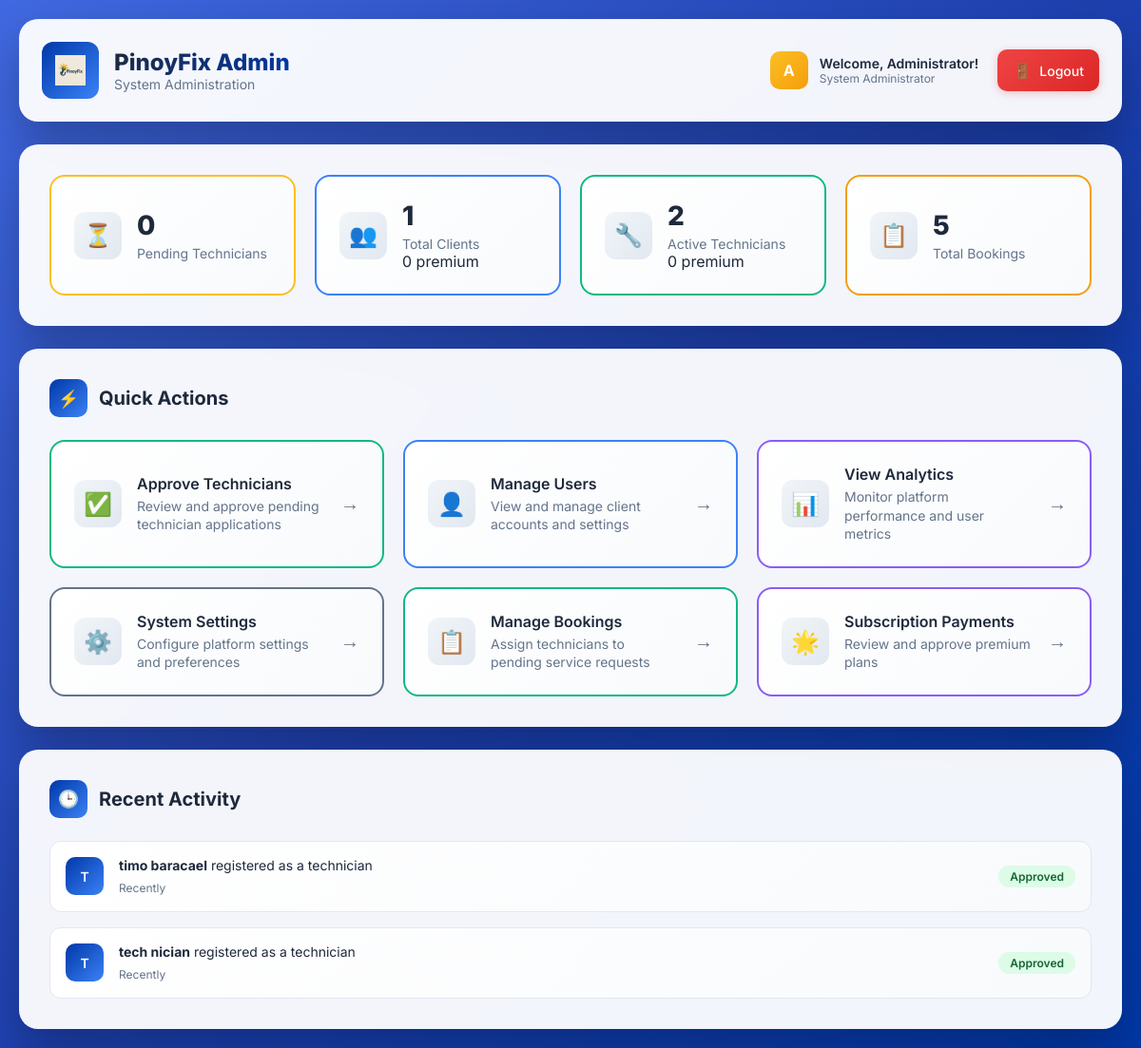
Screenshot of /admin/admin_dashboard.php (signed in) with the database file from the repository.
### tables this page shows
CREATE TABLE `technician` (
  `Technician_ID` int(11) NOT NULL,
  `Admin_ID` int(11) DEFAULT NULL,
  `Technician_FN` varchar(255) DEFAULT NULL,
  `Technician_LN` varchar(255) DEFAULT NULL,
  `Technician_Email` varchar(255) DEFAULT NULL,
  `Technician_Pass` varchar(255) DEFAULT NULL,
  `Technician_Phone` varchar(255) DEFAULT NULL,
  `Specialization` varchar(255) DEFAULT NULL,
  `Service_Pricing` varchar(255) DEFAULT NULL,
  `Service_Location` varchar(255) DEFAULT NULL,
  `Status` varchar(255) DEFAULT NULL,
  `Ratings` varchar(255) DEFAULT NULL,
  `Technician_Profile` varchar(255) DEFAULT NULL,
  `Tech_Certificate` varchar(255) DEFAULT NULL,
  `Is_Subscribed` tinyint(1) NOT NULL DEFAULT 0,
  `Subscription_Expires` datetime DEFAULT NULL
);

### admin/admin_dashboard.php (the view, shortened to what this page needs)
<!DOCTYPE html>
<html lang="en">
<head>
    <link rel="stylesheet" href="../css/admin_dashboard.css">
</head>
<body>
    <div class="admin-container">
        <header class="admin-header">
            <div class="header-content">
                <div class="logo-section">
                    <div class="logo-circle">
                        <img src="../images/pinoyfix.png" alt="PinoyFix Logo" class="logo-img">
                    </div>
                    <div>
                        <h1 class="brand-title">PinoyFix Admin</h1>
                        <p class="subtitle">System Administration</p>
                    </div>
                </div>
                <div class="header-right">
                    <div class="admin-info">
                        <div class="admin-avatar">
                            <span>A</span>
                        </div>
                        <div class="admin-details">
                            <p class="admin-name">Welcome, <?php echo htmlspecialchars($_SESSION['user_name']); ?>!</p>
                            <p class="admin-role">System Administrator</p>
                        </div>
                    </div>
                    <a href="../logout.php" class="logout-btn">
                        <span class="logout-icon">🚪</span>
                        Logout
                    </a>
                </div>
            </div>
        </header>
        <section class="stats-section">
            <div class="stats-grid">
                <?php
                include '../connection.php';
                try {
                    $pending_techs = $conn->query("SELECT COUNT(*) as count FROM technician WHERE Status = 'pending'")->fetch_assoc()['count'];
                } catch (Exception $e) {
                    $pending_techs = 0;
                }
                try {
                    $total_techs = $conn->query("SELECT COUNT(*) as count FROM technician WHERE Status = 'approved'")->fetch_assoc()['count'];
                } catch (Exception $e) {
                    $total_techs = 0;
                }
                try {
                    $total_clients = $conn->query("SELECT COUNT(*) as count FROM client")->fetch_assoc()['count'];
                } catch (Exception $e) {
                    $total_clients = 0;
                }
                try {
                    $total_bookings = $conn->query("SELECT COUNT(*) as count FROM booking")->fetch_assoc()['count'];
                } catch (Exception $e) {
                    $total_bookings = 0;
                }
                try {
                    $premium_clients = $conn->query("SELECT COUNT(*) as count FROM client WHERE Is_Subscribed = 1 AND (Subscription_Expires IS NULL OR Subscription_Expires = '0000-00-00 00:00:00' OR Subscription_Expires > NOW())")->fetch_assoc()['count'];
                } catch (Exception $e) {
                    $premium_clients = 0;
                }
                try {
                    $premium_techs = $conn->query("SELECT COUNT(*) as count FROM technician WHERE Is_Subscribed = 1 AND (Subscription_Expires IS NULL OR Subscription_Expires = '0000-00-00 00:00:00' OR Subscription_Expires > NOW())")->fetch_assoc()['count'];
                } catch (Exception $e) {
                    $premium_techs = 0;
                }
                ?>
                <div class="stat-card pending">
                    <div class="stat-icon">⏳</div>
                    <div class="stat-info">
                        <h3><?php echo $pending_techs; ?></h3>
                        <p>Pending Technicians</p>
                    </div>
                </div>
                <div class="stat-card info">
                    <div class="stat-icon">👥</div>
                    <div class="stat-info">
                        <h3><?php echo $total_clients; ?></h3>
                        <p>Total Clients</p>
                        <span class="stat-subtitle"><?php echo $premium_clients; ?> premium</span>
                    </div>
                </div>
                <div class="stat-card success">
                    <div class="stat-icon">🔧</div>
                    <div class="stat-info">
                        <h3><?php echo $total_techs; ?></h3>
                        <p>Active Technicians</p>
                        <span class="stat-subtitle"><?php echo $premium_techs; ?> premium</span>
                    </div>
                </div>
                <div class="stat-card warning">
                    <div class="stat-icon">📋</div>
                    <div class="stat-info">
                        <h3><?php echo $total_bookings; ?></h3>
                        <p>Total Bookings</p>
                    </div>
                </div>
            </div>
        </section>
        <section class="actions-section">
            <h2 class="section-title">
                <span class="section-icon">⚡</span>
                Quick Actions
            </h2>
            <div class="actions-grid">
                <a href="approve_technicians.php" class="action-card primary">
                    <div class="action-icon">✅</div>
                    <div class="action-content">
                        <h3>Approve Technicians</h3>
                        <p>Review and approve pending technician applications</p>
                    </div>
                    <div class="action-arrow">→</div>
                </a>
                <a href="manage_users.php" class="action-card secondary">
                    <div class="action-icon">👤</div>
                    <div class="action-content">
                        <h3>Manage Users</h3>
                        <p>View and manage client accounts and settings</p>
                    </div>
                    <div class="action-arrow">→</div>
                </a>
                <a href="view_analytics.php" class="action-card accent">
                    <div class="action-icon">📊</div>
                    <div class="action-content">
                        <h3>View Analytics</h3>
                        <p>Monitor platform performance and user metrics</p>
                    </div>
                    <div class="action-arrow">→</div>
                </a>
                <a href="system_settings.php" class="action-card neutral">
                    <div class="action-icon">⚙️</div>
                    <div class="action-content">
                        <h3>System Settings</h3>
                        <p>Configure platform settings and preferences</p>
                    </div>
                    <div class="action-arrow">→</div>
                </a>
                <a href="manage_bookings.php" class="action-card primary">
                    <div class="action-icon">📋</div>
                    <div class="action-content">
                        <h3>Manage Bookings</h3>
                        <p>Assign technicians to pending service requests</p>
                    </div>
                    <div class="action-arrow">→</div>
                </a>
                <a href="manage_subscriptions.php" class="action-card accent">
                    <div class="action-icon">🌟</div>
                    <div class="action-content">
                        <h3>Subscription Payments</h3>
                        <p>Review and approve premium plans</p>
                    </div>
                    <div class="action-arrow">→</div>
                </a>
            </div>
        </section>
        <section class="activity-section">
            <h2 class="section-title">
                <span class="section-icon">🕒</span>
                Recent Activity
            </h2>
            <div class="activity-list">
                <?php
                try {
                    $recent_activity = $conn->query("
                        SELECT 'technician' as type, Technician_FN as fname, Technician_LN as lname,
                               Technician_ID as id, Status as status
                        FROM technician
                        ORDER BY Technician_ID DESC
                        LIMIT 5
                    ");
                    if ($recent_activity && $recent_activity->num_rows > 0):
                        while ($activity = $recent_activity->fetch_assoc()):
                ?>
                        <div class="activity-item">
                            <div class="activity-avatar">
                                <span><?php echo strtoupper(substr($activity['fname'], 0, 1)); ?></span>
                            </div>
                            <div class="activity-content">
                                <p><strong><?php echo htmlspecialchars($activity['fname'] . ' ' . $activity['lname']); ?></strong>
                                   registered as a technician</p>
                                <span class="activity-time">Recently</span>
                            </div>
                            <div class="activity-status <?php echo $activity['status']; ?>">
                                <?php echo ucfirst($activity['status']); ?>
                            </div>
                        </div>
                <?php
                        endwhile;
                    else:
                ?>
                        <div class="empty-activity">
                            <p>No recent activity</p>
                        </div>
                <?php
                    endif;
                } catch (Exception $e) {
                ?>
                    <div class="empty-activity">
                        <p>Unable to load recent activity</p>
                    </div>
                <?php } ?>
            </div>
        </section>
    </div>
</body>
</html>

### rows the page displays
technician: Technician_FN "T", Technician_FN+Technician_LN "timo baracael", Status "Approved"
technician: Technician_FN "T", Technician_FN+Technician_LN "tech nician", Status "Approved"

### other values shown
$_SESSION['user_name'] "Administrator"
$pending_techs "0"
$total_clients "1"
$premium_clients "0"
$total_techs "2"
$premium_techs "0"
$total_bookings "5"
